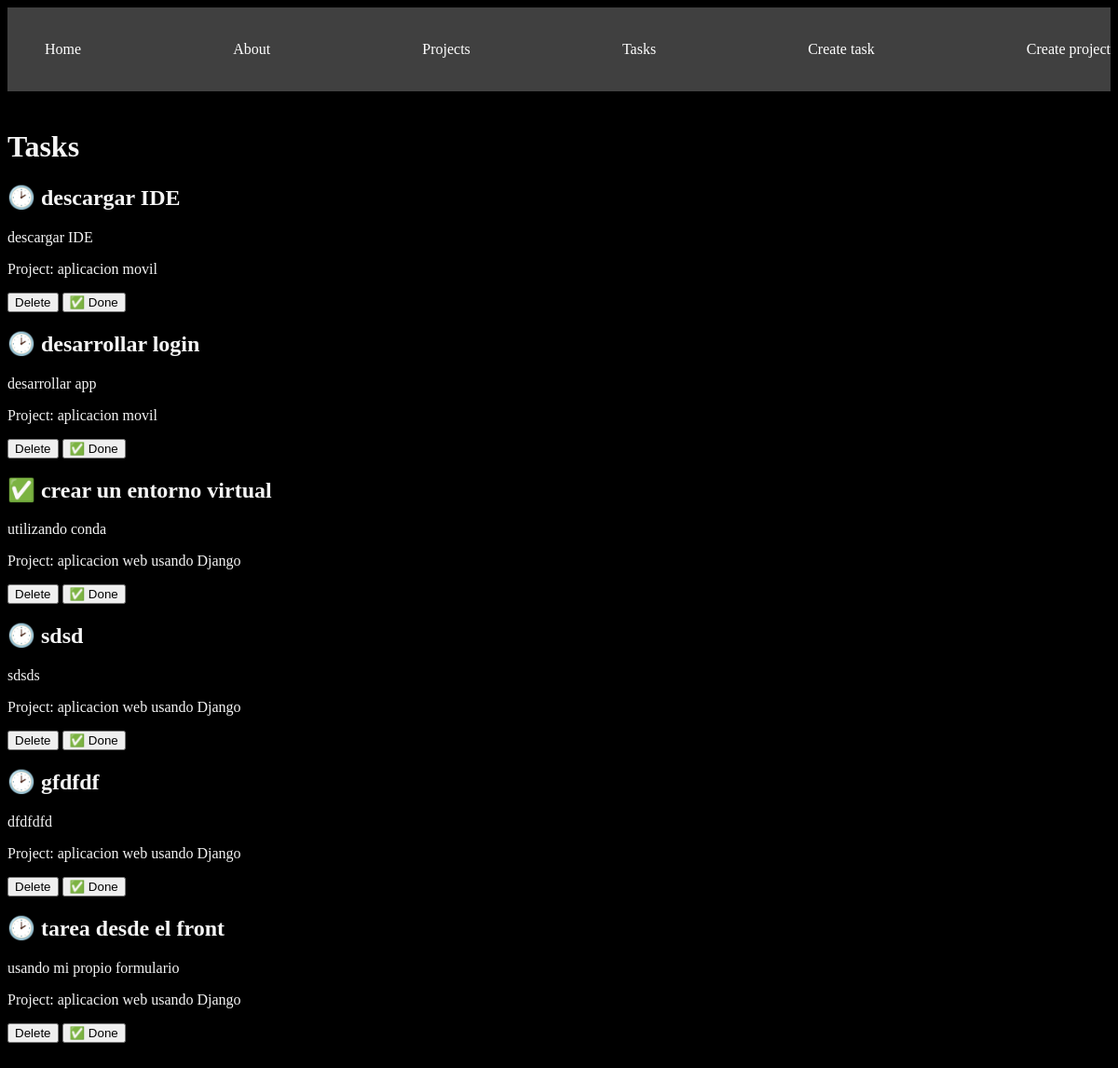
/tasks/, run on an earlier commit of the app's database.
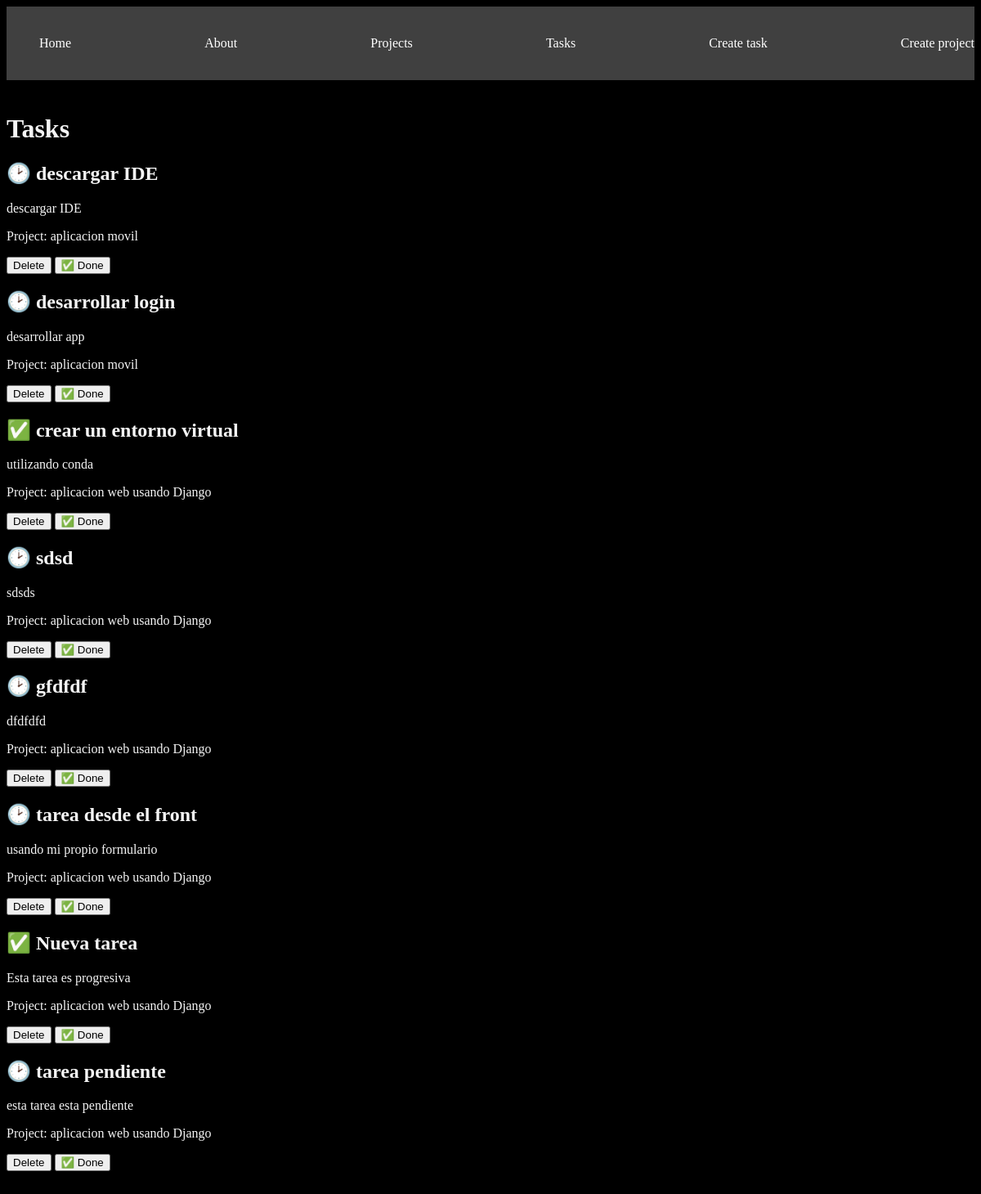
And on a later commit of the database.
### myapp/models.py (models this page shows, shortened)
class Task(models.Model):
    title = models.CharField(max_length=200)
    description = models.TextField()
    project = models.ForeignKey(Project, on_delete=models.CASCADE)
    done = models.BooleanField(default=False)

class Project(models.Model):
    name = models.CharField(max_length=200)
    def __str__(self):
        return self.name

### myapp/views.py (the view)
# urls.py: path('tasks/', views.tasks, name="tasks"),
def tasks(request):
    tasks = Task.objects.all()
    return render(request, 'tasks/tasks.html', {
        'tasks': tasks
    })

### myapp/templates/tasks/tasks.html
{% extends 'layouts/base.html' %}
{% block content %}
<h1>Tasks</h1>
{% for task in tasks%}
<div>
    <h2>{% if task.done == False %} 🕑 {% else %} ✅ {% endif %} {{task.title}}</h2>
    <p>{{task.description}}</p>
    <p>Project: {{task.project}}</p>
    <button>
        Delete
    </button>
    <button>
        ✅ Done
    </button>
</div>
{% endfor %}
{% endblock content %}

What changed in the data, as far as the page shows it:
added Task: title "Nueva tarea", description "Esta tarea es progresiva", project "aplicacion web usando Django"
added Task: title "tarea pendiente", description "esta tarea esta pendiente", project "aplicacion web usando Django"
